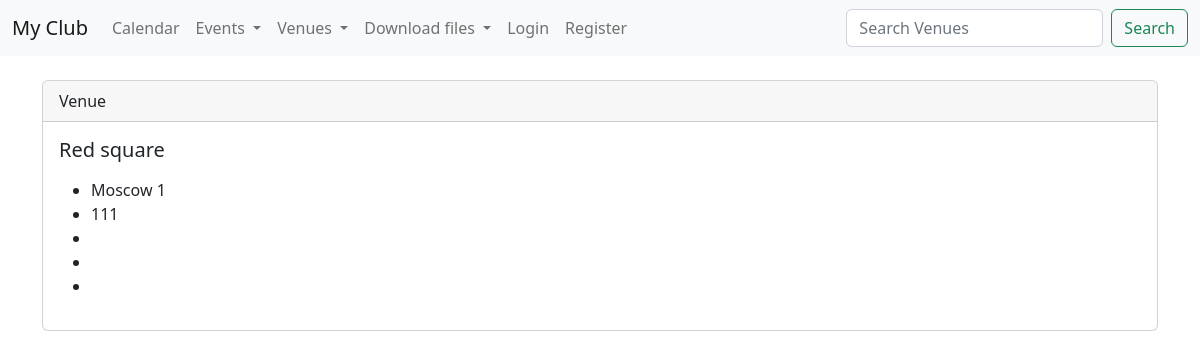
The app's page /show_venue/2 with its own data.
### events/models.py (models this page shows)
class Venue(models.Model):
    name = models.CharField('Venue Name', max_length=120)
    address = models.CharField(max_length=300)
    zip_code = models.CharField('ZIp code', max_length=15)
    phone = models.CharField('Contact Phone', max_length=25, blank=True)
    web = models.URLField('Website Address', blank=True)
    email_address = models.EmailField('Email Address', blank=True)
    def __str__(self):
        return self.name

### events/views.py (the view)
# urls.py: path('show_venue/<venue_id>', views.show_venue, name='show-venue'),
def show_venue(request, venue_id):
    venue = Venue.objects.get(pk=venue_id)
    return render(request, 'events/show_venue.html', {'venue': venue})

### events/templates/events/show_venue.html
{% extends 'events/base.html' %}
{% block content %}
    <div class="card">
      <div class="card-header">
        Venue
      </div>
      <div class="card-body">
        <h5 class="card-title">{{ venue }}</h5>
        <p class="card-text">
        <ul>
            <li>{{ venue.address }}</li>
            <li>{{ venue.zip_code }}</li>
            <li>{{ venue.phone }}</li>
            <li>{{ venue.email_address }}</li>
            <li><a href="{{ venue.web }}">{{ venue.web }}</a></li>
        </p>
      </div>
    </div>
{% endblock %}

### records on screen
Venue: name "Red square", address "Moscow 1", zip_code "111"
